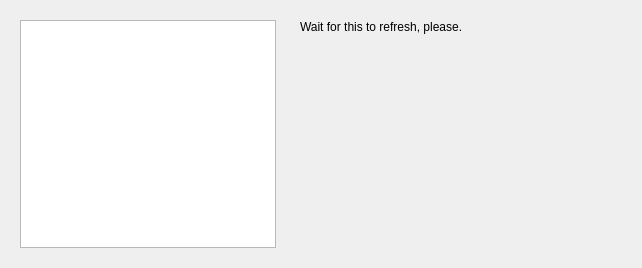
<?xml version="1.0" encoding="UTF-8"?>
<ui version="4.0">
 <class>DoukNPCView</class>
 <widget class="QWidget" name="DoukNPCView">
  <property name="geometry">
   <rect>
    <x>0</x>
    <y>0</y>
    <width>642</width>
    <height>268</height>
   </rect>
  </property>
  <property name="windowTitle">
   <string>NPC View</string>
  </property>
  <layout class="QHBoxLayout" name="horizontalLayout">
   <item>
    <widget class="QWidget" name="widget" native="true">
     <property name="sizePolicy">
      <sizepolicy hsizetype="Maximum" vsizetype="Preferred">
       <horstretch>0</horstretch>
       <verstretch>0</verstretch>
      </sizepolicy>
     </property>
     <layout class="QVBoxLayout" name="verticalLayout_2">
      <item>
       <widget class="QListWidget" name="listWidget">
        <property name="sizePolicy">
         <sizepolicy hsizetype="Preferred" vsizetype="Expanding">
          <horstretch>0</horstretch>
          <verstretch>0</verstretch>
         </sizepolicy>
        </property>
       </widget>
      </item>
     </layout>
    </widget>
   </item>
   <item>
    <widget class="QWidget" name="widget_2" native="true">
     <property name="sizePolicy">
      <sizepolicy hsizetype="Expanding" vsizetype="Preferred">
       <horstretch>0</horstretch>
       <verstretch>0</verstretch>
      </sizepolicy>
     </property>
     <layout class="QVBoxLayout" name="verticalLayout">
      <item>
       <widget class="QLabel" name="label">
        <property name="sizePolicy">
         <sizepolicy hsizetype="Preferred" vsizetype="Preferred">
          <horstretch>0</horstretch>
          <verstretch>0</verstretch>
         </sizepolicy>
        </property>
        <property name="text">
         <string>Wait for this to refresh, please.</string>
        </property>
        <property name="alignment">
         <set>Qt::AlignLeading|Qt::AlignLeft|Qt::AlignTop</set>
        </property>
       </widget>
      </item>
     </layout>
    </widget>
   </item>
  </layout>
 </widget>
 <resources/>
 <connections/>
</ui>
